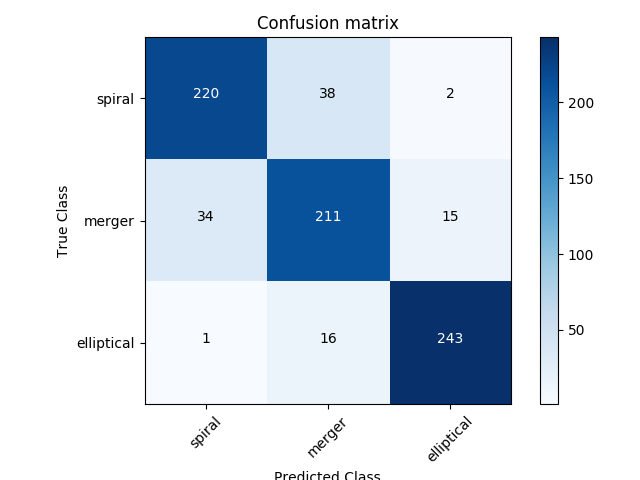

This figure's Python source:
import numpy as np
from matplotlib import pyplot as plt
from sklearn.metrics import confusion_matrix
from sklearn.model_selection import cross_val_predict
from sklearn.ensemble import RandomForestClassifier
from support_functions import generate_features_targets, plot_confusion_matrix, calculate_accuracy


# complete this function to get predictions from a random forest classifier
def rf_predict_actual(data, n_estimators):
  # generate the features and targets
  features, targets = generate_features_targets(data)
  # instantiate a random forest classifier using n estimators
  rfc = RandomForestClassifier(n_estimators=n_estimators)
  # get predictions using 10-fold cross validation with cross_val_predict
  predictions = cross_val_predict(rfc, features, targets, cv = 10)
  # return the predictions and their actual classes
  return predictions, targets

if __name__ == "__main__":
  data = np.load('galaxy_catalogue.npy')

  # get the predicted and actual classes
  number_estimators = 50              # Number of trees
  predicted, actual = rf_predict_actual(data, number_estimators)

  # calculate the model score using your function
  accuracy = calculate_accuracy(predicted, actual)
  print("Accuracy score:", accuracy)

  # calculate the models confusion matrix using sklearns confusion_matrix function
  class_labels = list(set(actual))
  model_cm = confusion_matrix(y_true=actual, y_pred=predicted, labels=class_labels)

  # plot the confusion matrix using the provided functions.
  plt.figure()
  plot_confusion_matrix(model_cm, classes=class_labels, normalize=False)
  plt.show()

#   ***OUTPUT***
#Accuracy score: 0.864102564103
#Confusion matrix, without normalization
#[[220  38   2]
# [ 34 211  15]
# [  1  16 243]]
